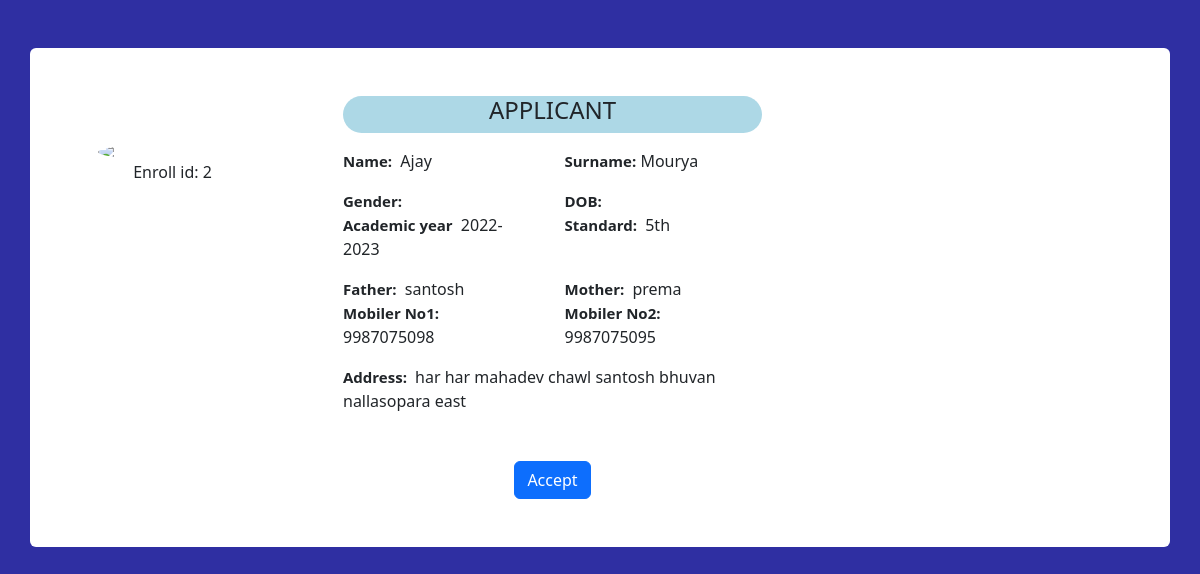
Screenshot of /viewcard.php?id=2 with the database file from the repository.
### tables this page shows
CREATE TABLE `application` (
  `enroll_no` int(100) NOT NULL,
  `first_name` varchar(100) NOT NULL,
  `last_name` varchar(30) NOT NULL,
  `gender` varchar(20) NOT NULL,
  `dob` varchar(20) NOT NULL,
  `academic_year` varchar(30) NOT NULL,
  `standard` varchar(100) NOT NULL,
  `email` varchar(50) NOT NULL,
  `address` varchar(100) NOT NULL,
  `father_name` varchar(100) NOT NULL,
  `mother_name` varchar(100) NOT NULL,
  `mobile_no1` varchar(30) NOT NULL,
  `mobile_no2` varchar(30) NOT NULL,
  `image` varchar(100) NOT NULL,
  `mail` int(15) NOT NULL
);

### viewcard.php (the view, shortened to what this page needs)
<!doctype html>
<html lang="en">
<head>
  <link href="https://cdn.jsdelivr.net/npm/bootstrap@5.3.2/dist/css/bootstrap.min.css" rel="stylesheet"
 />
</head>
<body style="background-color: #2f2fa2">
  <div class="container rounded bg-white mt-5 mb-5 ">
    <?php
           $id=$_GET["id"];
           include('config.php');
            $sql="SELECT * FROM `application` WHERE `enroll_no`=$id;";
           $result=mysqli_query($conn,$sql);
           $rows=mysqli_fetch_assoc($result);
      ?>
    <div class="row">
      <div class="col-md-3 border-right">
        <div class="d-flex flex-column align-items-center text-center p-3 py-5"><img class="rounded-circle mt-5"
            width="150px" src="applicant/<?php  echo $rows['image'] ; ?>"><span class="font-weight-bold">Enroll id:
            <?php  echo $rows['enroll_no'] ; ?>
          </span>
        </div>
      </div>
      <div class="col-md-5 border-right">
        <div class="p-3 py-5">
          <div class="d-flex justify-content-center align-items-center mb-3 rounded-pill"
            style="background-color:lightblue;">
            <h4 class="h4 text-uppercase">Applicant</h4>
          </div>
          <div class="row mt-2">
            <div class="col-md-6"><label class="labels">Name:</label><span class="mx-1">
                <?php  echo $rows['first_name'] ; ?>
              </span> </div>
            <div class="col-md-6"><label class="labels">Surname:</label>
              <?php  echo $rows['last_name'] ; ?>
            </div>
          </div>
          <div class="row mt-3">
            <div class="col-md-6"><label class="labels">Gender:</label></div>
            <div class="col-md-6"><label class="labels">DOB:</label></div>
            <div class="col-md-6"><label class="labels">Academic year</label><span class="mx-1">
                <?php  echo $rows['academic_year'] ; ?>
              </span></div>
            <div class="col-md-6"><label class="labels">Standard:</label><span class="mx-1">
                <?php  echo $rows['standard'] ; ?>
              </span></div>
          </div>
          <div class="row mt-3">
            <div class="col-md-6"><label class="labels">Father:</label><span class="mx-1">
                <?php  echo $rows['father_name'] ; ?>
              </span></div>
            <div class="col-md-6"><label class="labels">Mother:</label><span class="mx-1">
                <?php  echo $rows['mother_name'] ; ?>
              </span></div>
            <div class="col-md-6"><label class="labels">Mobiler No1:</label><span class="mx-1">
                <?php  echo $rows['mobile_no1'] ; ?>
              </span></div>
            <div class="col-md-6"><label class="labels">Mobiler No2:</label><span class="mx-1">
                <?php  echo $rows['mobile_no2'] ; ?>
              </span></div>
          </div>
          <div class="row mt-3">
            <div class="col-md-12"><label class="labels">Address:</label><span class="mx-1">
                <?php  echo $rows['address'] ; ?>
              </span></div>
          </div>
          <div class="mt-5 text-center">
            <?php
                if (!empty($rows['mail'])) {
                  echo "<button type='button' class='btn btn-success' data-bs-toggle='modal' data-bs-target='#exampleModal' data-bs-whatever='@getbootstrap'>Notefied</button>";
                }
                else{
                  echo "<button type='button' class='btn btn-primary' data-bs-toggle='modal' data-bs-target='#exampleModal' data-bs-whatever='@getbootstrap'>Accept</button>";
                }
            ?>
          </div>
        </div>
      </div>
    </div>
  </div>
</body>
</html>

### viewcard.php (style rules this page uses)
.labels { font-size: 15px; font-weight: bold; }

### rows the page displays
application: enroll_no "2", first_name "Ajay", last_name "Mourya", academic_year "2022-2023", standard "5th", father_name "santosh", mother_name "prema", mobile_no1 "9987075098", mobile_no2 "9987075095", address "har har mahadev chawl santosh bhuvan nallasopara east"
